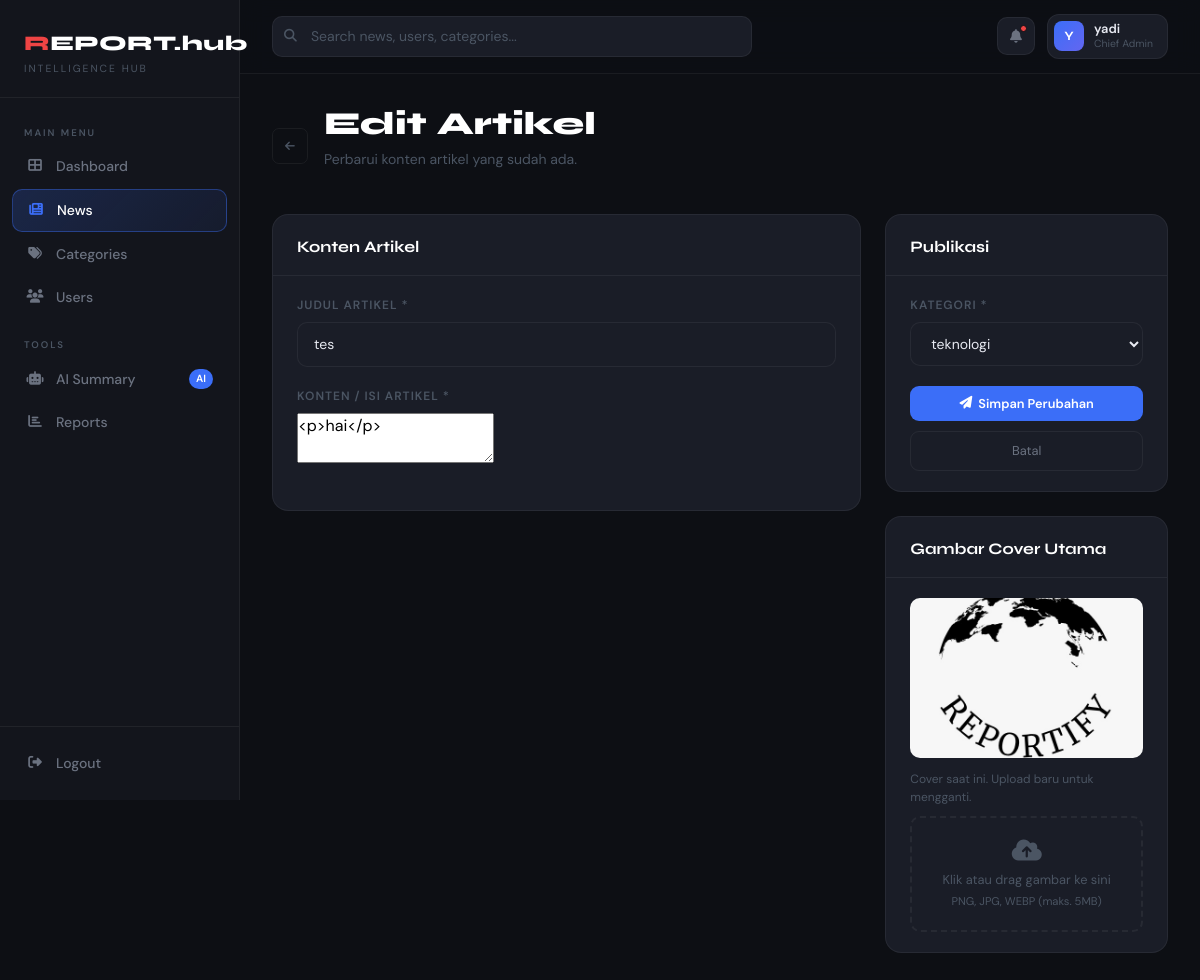
Screenshot of /admin-panel/news/1/edit/ (signed in) with the database file from the repository.
### news/models.py (models this page shows, shortened)
class Artikel(models.Model):
    judul = models.CharField(max_length=255)
    isi = models.TextField()  # Disinkronkan: sebelumnya 'konten'
    gambar_cover = models.ImageField(upload_to='berita/', null=True, blank=True)
    kategori = models.ForeignKey(Kategori, on_delete=models.CASCADE)
    penulis = models.ForeignKey(User, on_delete=models.CASCADE) # Wajib untuk Dashboard
    tanggal_publikasi = models.DateTimeField(auto_now_add=True)
    penulis = models.ForeignKey(User, on_delete=models.SET_NULL, null=True, blank=True)

### news/admin_views.py (the view)
# urls.py: path('news/<int:artikel_id>/edit/', admin_views.admin_article_edit, name='admin_article_edit'),
@login_required
@staff_required
def admin_article_edit(request, artikel_id):
    artikel = get_object_or_404(Artikel, id=artikel_id)
    if request.method == 'POST':
        form = ArtikelAdminForm(request.POST, request.FILES, instance=artikel)
        if form.is_valid():
            form.save()
            return redirect('admin_news')
    else:
        form = ArtikelAdminForm(instance=artikel)
    daftar_kategori = Kategori.objects.all()
    return render(request, 'admin_panel/admin_article_form.html', {
        'form': form,
        'artikel': artikel,
        'daftar_kategori': daftar_kategori
    })

### news/forms.py
class ArtikelAdminForm(forms.ModelForm):
    class Meta:
        model = Artikel
        fields = ['judul', 'isi', 'gambar_cover', 'kategori']
        widgets = {
            'judul': forms.TextInput(attrs={'class': 'form-input-admin', 'placeholder': 'Masukkan judul berita...'}),
            'isi': forms.Textarea(attrs={'class': 'form-input-admin', 'placeholder': 'Tulis konten berita...'}),
            'kategori': forms.Select(attrs={'class': 'form-input-admin'}),
        }

### news/admin_views.py (called while the page is built)
def is_staff(user):
    return user.is_authenticated and user.is_staff

### templates/admin_panel/admin_article_form.html (shortened to what this page needs)
{% extends 'admin_base.html' %}
{% block nav_news %}active{% endblock %}
{% block content %}
<div class="page-header fade-in d-flex align-items-center gap-3">
    <a href="{% url 'admin_news' %}" class="btn-icon" style="width:36px; height:36px;">
        <i class="fas fa-arrow-left"></i>
    </a>
    <div>
        <h1 class="page-title">{% if artikel %}Edit Artikel{% else %}Buat Artikel Baru{% endif %}</h1>
        <p class="page-subtitle">{% if artikel %}Perbarui konten artikel yang sudah ada.{% else %}Tulis dan publikasikan artikel baru.{% endif %}</p>
    </div>
</div>
<form method="POST" enctype="multipart/form-data">
    <div class="row g-4">
        <div class="col-lg-8 fade-in delay-1">
            <div class="card-admin">
                <div class="card-header-admin">
                    <span style="font-family:'Syne',sans-serif; font-weight:700; color:#fff;">Konten Artikel</span>
                </div>
                <div class="card-body-admin">
                    <div class="form-group">
                        <label class="form-label-admin">Judul Artikel *</label>
                        <input type="text" name="judul" class="form-input-admin {% if form.judul.errors %}is-error{% endif %}"
                               placeholder="Masukkan judul artikel yang menarik..."
                               value="{{ form.judul.value|default:'' }}">
                    </div>
                    <div class="form-group">
                        <label class="form-label-admin">Konten / Isi Artikel *</label>
                        <textarea id="editor" name="isi" placeholder="Tulis isi artikel di sini...">{{ form.isi.value|default:'' }}</textarea>
                    </div>
                </div>
            </div>
        </div>
        <div class="col-lg-4 fade-in delay-2">
            <div class="card-admin mb-4">
                <div class="card-header-admin">
                    <span style="font-family:'Syne',sans-serif; font-weight:700; color:#fff;">Publikasi</span>
                </div>
                <div class="card-body-admin">
                    <div class="form-group">
                        <label class="form-label-admin">Kategori *</label>
                        <select name="kategori" class="form-input-admin">
                            {% for kat in daftar_kategori %}
                            <option value="{{ kat.id }}" {% if form.kategori.value|stringformat:"s" == kat.id|stringformat:"s" %}selected{% endif %}>
                                {{ kat.nama }}
                            </option>
                            {% endfor %}
                        </select>
                    </div>
                    <div style="display:flex; flex-direction:column; gap:10px; margin-top:20px;">
                        <button type="submit" class="btn-admin-primary" style="justify-content:center;">
                            <i class="fas fa-paper-plane"></i>
                            {% if artikel %}Simpan Perubahan{% else %}Publikasikan Sekarang{% endif %}
                        </button>
                        <a href="{% url 'admin_news' %}" style="display:flex; align-items:center; justify-content:center; gap:6px; padding:9px; border-radius:9px; border:1px solid var(--border-color); color:var(--text-secondary); font-size:0.8rem; text-decoration:none; transition:all 0.2s;" onmouseover="this.style.borderColor='rgba(255,255,255,0.1)'; this.style.color='var(--text-primary)';" onmouseout="this.style.borderColor='var(--border-color)'; this.style.color='var(--text-secondary)';">
                            Batal
                        </a>
                    </div>
                </div>
            </div>
            <div class="card-admin">
                <div class="card-header-admin">
                    <span style="font-family:'Syne',sans-serif; font-weight:700; color:#fff;">Gambar Cover Utama</span>
                </div>
                <div class="card-body-admin">
                    {% if artikel and artikel.gambar_cover %}
                    <img src="{{ artikel.gambar_cover.url }}" style="width:100%; border-radius:10px; object-fit:cover; max-height:160px; margin-bottom:12px;" alt="Current Cover">
                    <div style="font-size:0.75rem; color:var(--text-muted); margin-bottom:10px;">Cover saat ini. Upload baru untuk mengganti.</div>
                    {% endif %}
                    <label for="gambar_cover" style="display:block; border:2px dashed var(--border-color); border-radius:10px; padding:20px; text-align:center; cursor:pointer; transition:border-color 0.2s;" id="dropZone">
                        <i class="fas fa-cloud-upload-alt" style="font-size:1.5rem; color:var(--text-muted); display:block; margin-bottom:8px;"></i>
                        <div style="font-size:0.8rem; color:var(--text-muted);">Klik atau drag gambar ke sini</div>
                        <div style="font-size:0.7rem; color:var(--text-muted); margin-top:4px;">PNG, JPG, WEBP (maks. 5MB)</div>
                    </label>
                </div>
            </div>
        </div>
    </div>
</form>
{% endblock %}

### templates/admin_base.html (shortened to what this page needs)
<!DOCTYPE html>
<html lang="id">
<head>
    <link href="https://cdn.jsdelivr.net/npm/bootstrap@5.3.0/dist/css/bootstrap.min.css" rel="stylesheet">
    <link rel="stylesheet" href="https://cdnjs.cloudflare.com/ajax/libs/font-awesome/6.4.0/css/all.min.css">
</head>
<body>
    <aside class="admin-sidebar" id="adminSidebar">
        <div class="sidebar-logo">
            <div class="logo-text"><span>R</span>EPORT.hub</div>
            <div class="logo-sub">Intelligence Hub</div>
        </div>
        <nav class="sidebar-nav">
            <div class="nav-label">Main Menu</div>
            <a href="{% url 'admin_dashboard' %}" class="nav-item-admin {% block nav_dashboard %}{% endblock %}">
                <span class="nav-icon"><i class="fas fa-th-large"></i></span>
                Dashboard
            </a>
            <a href="{% url 'admin_news' %}" class="nav-item-admin {% block nav_news %}{% endblock %}">
                <span class="nav-icon"><i class="fas fa-newspaper"></i></span>
                News
            </a>
            <a href="{% url 'admin_categories' %}" class="nav-item-admin {% block nav_categories %}{% endblock %}">
                <span class="nav-icon"><i class="fas fa-tags"></i></span>
                Categories
            </a>
            <a href="{% url 'admin_users' %}" class="nav-item-admin {% block nav_users %}{% endblock %}">
                <span class="nav-icon"><i class="fas fa-users"></i></span>
                Users
            </a>
            <div class="nav-label" style="margin-top: 8px;">Tools</div>
            <a href="{% url 'admin_ai_summary' %}" class="nav-item-admin {% block nav_ai %}{% endblock %}">
                <span class="nav-icon"><i class="fas fa-robot"></i></span>
                AI Summary
                <span class="nav-badge">AI</span>
            </a>
            <a href="{% url 'admin_reports' %}" class="nav-item-admin {% block nav_reports %}{% endblock %}">
                <span class="nav-icon"><i class="fas fa-chart-bar"></i></span>
                Reports
            </a>
        </nav>
        <div class="sidebar-footer">
            <form action="{% url 'account_logout' %}" method="post">
                <button type="submit" class="logout-btn">
                    <span class="nav-icon"><i class="fas fa-sign-out-alt"></i></span>
                    Logout
                </button>
            </form>
        </div>
    </aside>
    <div class="admin-main">
        <header class="admin-topbar">
            <div class="topbar-search">
                <span class="search-icon"><i class="fas fa-search"></i></span>
                <input type="text" placeholder="Search news, users, categories...">
            </div>
            <div class="topbar-actions">
                <a href="#" class="notif-btn">
                    <i class="fas fa-bell" style="font-size:0.85rem;"></i>
                    <span class="notif-dot"></span>
                </a>
                <div class="admin-profile">
                    <div class="profile-avatar">
                        {{ request.user.username|slice:":1"|upper }}
                    </div>
                    <div class="profile-info">
                        <div class="profile-name">{{ request.user.username }}</div>
                        <div class="profile-role">
                            {% if request.user.is_superuser %}Chief Admin{% else %}Staff{% endif %}
                        </div>
                    </div>
                </div>
            </div>
        </header>
        <main class="admin-content">
            {% block content %}{% endblock %}
        </main>
    </div>
</body>
</html>

### rows the page displays
Artikel: judul "tes", isi "<p>hai</p>", gambar_cover (picture)

### other values shown
{{ request.user.username|slice:":1"|upper }} "Y"
{{ request.user.username }} "yadi"
form field kategori "teknologi"
